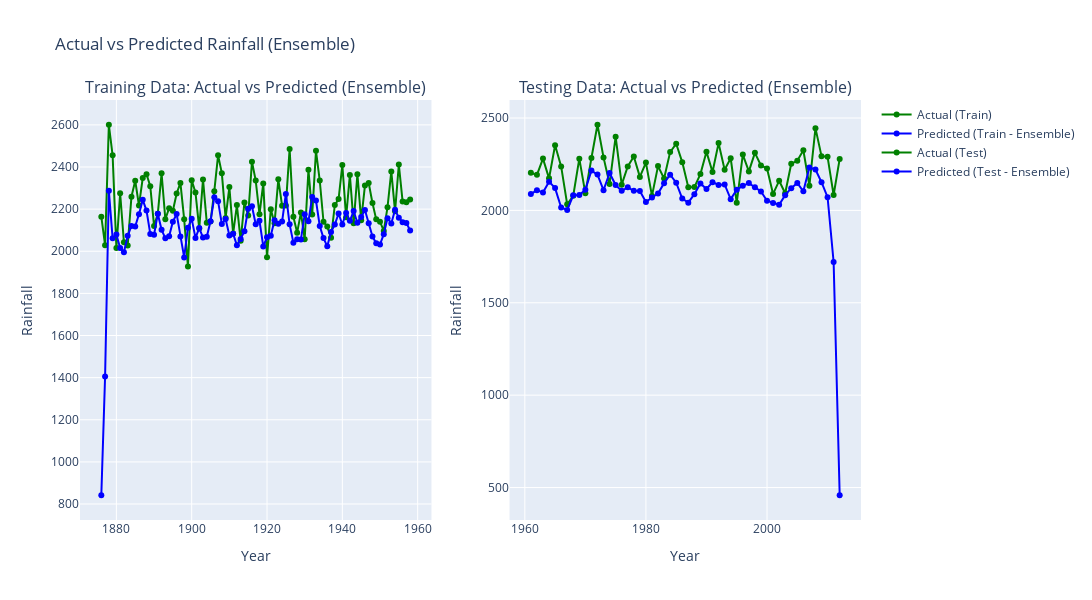

Notebook code cell kept with this figure:
### Code cell
import numpy as np
import pandas as pd
import matplotlib.pyplot as plt

# Create a range of years for training and testing
train_years = np.arange(1876, 1876 + 83)  # Training data for 83 entries
test_years = np.arange(1961, 1961 + 52)   # Testing data for 52 entries

# Pad the prediction arrays to align their lengths for training (83 entries)
bp1_pred_train = bp1_predictions_train.flatten()[:83] 
bp2_pred_train = bp2_predictions_train.flatten()[:83]
bp3_pred_train = np.concatenate([np.zeros(1), bp3_predictions_train.flatten()])[:83]  # Pad with 1 zero
bp4_pred_train = np.concatenate([np.zeros(2), bp4_predictions_train.flatten()])[:83]  # Pad with 2 zeros
bp5_pred_train = np.concatenate([np.zeros(2), bp5_predictions_train.flatten()])[:83]  # Pad with 2 zeros

# Create the ensemble for training by averaging the predictions
ensemble_train = np.mean([bp1_pred_train, bp2_pred_train,bp3_pred_train,bp4_pred_train,bp5_pred_train], axis=0)

# Store the training predictions and actual values in a DataFrame
df_train = pd.DataFrame({
    'Year': train_years,
    'Actual': bp1_actual_train.flatten()[:83],  # Assuming all models have the same actual values
    'BP1': bp1_pred_train,
    'BP2': bp2_pred_train,
    'BP3': bp3_pred_train,
    'BP4': bp4_pred_train,
    'BP5': bp5_pred_train,
    'Ensemble': ensemble_train
})

# Pad the prediction arrays to align their lengths for testing (52 entries)
bp1_pred_test = bp1_predictions_test.flatten()[:52]
bp2_pred_test = np.concatenate([bp2_predictions_test.flatten(), np.zeros(1)])[:52]  # Pad with 1 zero
bp3_pred_test = np.concatenate([bp3_predictions_test.flatten(), np.zeros(1)])[:52]  # Pad with 1 zero
bp4_pred_test = np.concatenate([bp4_predictions_test.flatten(), np.zeros(1)])[:52]  # Pad with 1 zero
bp5_pred_test = np.concatenate([bp5_predictions_test.flatten(), np.zeros(2)])[:52]  # Pad with 2 zeros

# Create the ensemble for testing by averaging the predictions
ensemble_test = np.mean([bp1_pred_test, bp2_pred_test,bp3_pred_test,bp4_pred_test,bp5_pred_test], axis=0)

# Store the testing predictions and actual values in a DataFrame
df_test = pd.DataFrame({
    'Year': test_years,
    'Actual': bp1_actual_test.flatten()[:52],
    'BP1': bp1_pred_test,
    'BP2': bp2_pred_test,
    'BP3': bp3_pred_test,
    'BP4': bp4_pred_test,
    'BP5': bp5_pred_test,
    'Ensemble': ensemble_test
})

# Function to calculate statistics: Mean, RMSE, Std Dev, CC, PP
def calculate_statistics(actual, predicted):
    mean_act = np.mean(actual)
    mean_pred = np.mean(predicted)
    rmse = np.sqrt(np.mean((predicted - actual) ** 2))
    std_act = np.std(actual)
    std_pred = np.std(predicted)
    cc = np.corrcoef(predicted.values.flatten(), actual.values.flatten())[0, 1]
    pp = 100 * (mean_act - mean_pred) / mean_act
    return mean_act, mean_pred, rmse, std_act, std_pred, cc, pp

# Calculate statistics for training data (ensemble)
mean_act_train, mean_pred_train, rmse_train, std_act_train, std_pred_train, cc_train, pp_train = calculate_statistics(df_train['Actual'], df_train['Ensemble'])

# Calculate statistics for testing data (ensemble)
mean_act_test, mean_pred_test, rmse_test, std_act_test, std_pred_test, cc_test, pp_test = calculate_statistics(df_test['Actual'], df_test['Ensemble'])

# Output statistics for training data
print("Training Data Statistics (Ensemble):")
print(f"Mean Observed: {mean_act_train}")
print(f"Mean Predicted: {mean_pred_train}")
print(f"Root Mean Squared Error (RMSE): {rmse_train}")
print(f"Standard Deviation Observed: {std_act_train}")
print(f"Standard Deviation Predicted: {std_pred_train}")
print(f"Correlation Coefficient (CC): {cc_train}")
print(f"Percentage Bias (PP): {pp_train}%")

# Output statistics for testing data
print("\nTesting Data Statistics (Ensemble):")
print(f"Mean Observed: {mean_act_test}")
print(f"Mean Predicted: {mean_pred_test}")
print(f"Root Mean Squared Error (RMSE): {rmse_test}")
print(f"Standard Deviation Observed: {std_act_test}")
print(f"Standard Deviation Predicted: {std_pred_test}")
print(f"Correlation Coefficient (CC): {cc_test}")
print(f"Percentage Bias (PP): {pp_test}%")

# Plotting Actual vs Predicted for Training (Ensemble)
fig = make_subplots(rows=1, cols=2, subplot_titles=("Training Data: Actual vs Predicted (Ensemble)", "Testing Data: Actual vs Predicted (Ensemble)"))

# Training Data: Actual vs Predicted
fig.add_trace(
    go.Scatter(
        x=df_train['Year'],
        y=df_train['Actual'],
        mode='lines+markers',
        name='Actual (Train)',
        line=dict(color='green')
    ),
    row=1, col=1
)
fig.add_trace(
    go.Scatter(
        x=df_train['Year'],
        y=df_train['Ensemble'],
        mode='lines+markers',
        name='Predicted (Train - Ensemble)',
        line=dict(color='blue')
    ),
    row=1, col=1
)

# Testing Data: Actual vs Predicted
fig.add_trace(
    go.Scatter(
        x=df_test['Year'],
        y=df_test['Actual'],
        mode='lines+markers',
        name='Actual (Test)',
        line=dict(color='green')
    ),
    row=1, col=2
)
fig.add_trace(
    go.Scatter(
        x=df_test['Year'],
        y=df_test['Ensemble'],
        mode='lines+markers',
        name='Predicted (Test - Ensemble)',
        line=dict(color='blue')
    ),
    row=1, col=2
)

# Update layout for titles and axis labels
fig.update_layout(
    height=600, width=1200,
    title_text="Actual vs Predicted Rainfall (Ensemble)",
    showlegend=True
)

fig.update_xaxes(title_text="Year", row=1, col=1)
fig.update_xaxes(title_text="Year", row=1, col=2)
fig.update_yaxes(title_text="Rainfall", row=1, col=1)
fig.update_yaxes(title_text="Rainfall", row=1, col=2)

# Display the figure
fig.show()

### Figure 1 — Plotly figure (JSON) as saved in the notebook; plotly's stock layout.template omitted (floating-point values rounded to 4 significant figures)
{"data": [{"line": {"color": "green"}, "mode": "lines+markers", "name": "Actual (Train)", "type": "scatter", "x": [1876, 1877, 1878, 1879, 1880, 1881, 1882, 1883, 1884, 1885, 1886, 1887, 1888, 1889, 1890, 1891, 1892, 1893, 1894, 1895, 1896, 1897, 1898, 1899, 1900, 1901, 1902, 1903, 1904, 1905, 1906, 1907, 1908, 1909, 1910, 1911, 1912, 1913, 1914, 1915, 1916, 1917, 1918, 1919, 1920, 1921, 1922, 1923, 1924, 1925, 1926, 1927, 1928, 1929, 1930, 1931, 1932, 1933, 1934, 1935, 1936, 1937, 1938, 1939, 1940, 1941, 1942, 1943, 1944, 1945, 1946, 1947, 1948, 1949, 1950, 1951, 1952, 1953, 1954, 1955, 1956, 1957, 1958], "xaxis": "x", "y": [2164.0, 2029.0, 2601.0, 2455.0, 2016.0, 2276.0, 2043.0, 2027.0, 2259.0, 2335.0, 2217.0, 2347.0, 2366.0, 2309.0, 2120.0, 2178.0, 2370.0, 2152.0, 2204.0, 2192.0, 2274.0, 2324.0, 2152.0, 1927.0, 2337.0, 2279.0, 2108.0, 2341.0, 2136.0, 2141.0, 2285.0, 2455.0, 2371.0, 2158.0, 2305.0, 2084.0, 2219.0, 2050.0, 2232.0, 2170.0, 2425.0, 2336.0, 2175.0, 2322.0, 1971.0, 2199.0, 2133.0, 2341.0, 2217.0, 2218.0, 2486.0, 2164.0, 2088.0, 2183.0, 2057.0, 2387.0, 2175.0, 2477.0, 2336.0, 2140.0, 2117.0, 2064.0, 2219.0, 2248.0, 2410.0, 2161.0, 2362.0, 2132.0, 2366.0, 2148.0, 2312.0, 2324.0, 2229.0, 2151.0, 2140.0, 2097.0, 2209.0, 2379.0, 2190.0, 2412.0, 2237.0, 2232.0, 2246.0], "yaxis": "y"}, {"line": {"color": "blue"}, "mode": "lines+markers", "name": "Predicted (Train - Ensemble)", "type": "scatter", "x": [1876, 1877, 1878, 1879, 1880, 1881, 1882, 1883, 1884, 1885, 1886, 1887, 1888, 1889, 1890, 1891, 1892, 1893, 1894, 1895, 1896, 1897, 1898, 1899, 1900, 1901, 1902, 1903, 1904, 1905, 1906, 1907, 1908, 1909, 1910, 1911, 1912, 1913, 1914, 1915, 1916, 1917, 1918, 1919, 1920, 1921, 1922, 1923, 1924, 1925, 1926, 1927, 1928, 1929, 1930, 1931, 1932, 1933, 1934, 1935, 1936, 1937, 1938, 1939, 1940, 1941, 1942, 1943, 1944, 1945, 1946, 1947, 1948, 1949, 1950, 1951, 1952, 1953, 1954, 1955, 1956, 1957, 1958], "xaxis": "x", "y": [841.7, 1406.0, 2288.0, 2061.0, 2080.0, 2016.0, 1995.0, 2073.0, 2120.0, 2118.0, 2176.0, 2244.0, 2193.0, 2082.0, 2078.0, 2178.0, 2102.0, 2062.0, 2071.0, 2140.0, 2177.0, 2070.0, 1971.0, 2112.0, 2154.0, 2063.0, 2110.0, 2065.0, 2069.0, 2142.0, 2256.0, 2238.0, 2129.0, 2153.0, 2075.0, 2083.0, 2028.0, 2059.0, 2095.0, 2202.0, 2214.0, 2128.0, 2145.0, 2023.0, 2066.0, 2074.0, 2148.0, 2131.0, 2141.0, 2272.0, 2128.0, 2041.0, 2057.0, 2055.0, 2175.0, 2142.0, 2258.0, 2241.0, 2120.0, 2063.0, 2023.0, 2092.0, 2127.0, 2179.0, 2127.0, 2182.0, 2144.0, 2191.0, 2135.0, 2162.0, 2196.0, 2133.0, 2070.0, 2038.0, 2032.0, 2081.0, 2157.0, 2132.0, 2197.0, 2159.0, 2138.0, 2135.0, 2098.0], "yaxis": "y"}, {"line": {"color": "green"}, "mode": "lines+markers", "name": "Actual (Test)", "type": "scatter", "x": [1961, 1962, 1963, 1964, 1965, 1966, 1967, 1968, 1969, 1970, 1971, 1972, 1973, 1974, 1975, 1976, 1977, 1978, 1979, 1980, 1981, 1982, 1983, 1984, 1985, 1986, 1987, 1988, 1989, 1990, 1991, 1992, 1993, 1994, 1995, 1996, 1997, 1998, 1999, 2000, 2001, 2002, 2003, 2004, 2005, 2006, 2007, 2008, 2009, 2010, 2011, 2012], "xaxis": "x2", "y": [2204.0, 2192.0, 2280.0, 2173.0, 2353.0, 2238.0, 2033.0, 2079.0, 2280.0, 2092.0, 2284.0, 2463.0, 2287.0, 2143.0, 2399.0, 2139.0, 2238.0, 2292.0, 2181.0, 2259.0, 2078.0, 2240.0, 2172.0, 2315.0, 2360.0, 2261.0, 2125.0, 2126.0, 2197.0, 2317.0, 2208.0, 2364.0, 2220.0, 2282.0, 2041.0, 2302.0, 2211.0, 2311.0, 2243.0, 2227.0, 2089.0, 2160.0, 2093.0, 2253.0, 2268.0, 2325.0, 2133.0, 2445.0, 2294.0, 2290.0, 2083.0, 2278.0], "yaxis": "y2"}, {"line": {"color": "blue"}, "mode": "lines+markers", "name": "Predicted (Test - Ensemble)", "type": "scatter", "x": [1961, 1962, 1963, 1964, 1965, 1966, 1967, 1968, 1969, 1970, 1971, 1972, 1973, 1974, 1975, 1976, 1977, 1978, 1979, 1980, 1981, 1982, 1983, 1984, 1985, 1986, 1987, 1988, 1989, 1990, 1991, 1992, 1993, 1994, 1995, 1996, 1997, 1998, 1999, 2000, 2001, 2002, 2003, 2004, 2005, 2006, 2007, 2008, 2009, 2010, 2011, 2012], "xaxis": "x2", "y": [2088.0, 2109.0, 2096.0, 2156.0, 2121.0, 2015.0, 2002.0, 2082.0, 2083.0, 2112.0, 2215.0, 2194.0, 2109.0, 2202.0, 2137.0, 2106.0, 2125.0, 2106.0, 2105.0, 2045.0, 2070.0, 2092.0, 2147.0, 2194.0, 2150.0, 2064.0, 2042.0, 2088.0, 2146.0, 2116.0, 2153.0, 2138.0, 2140.0, 2061.0, 2112.0, 2133.0, 2148.0, 2126.0, 2103.0, 2052.0, 2040.0, 2030.0, 2082.0, 2120.0, 2148.0, 2103.0, 2232.0, 2221.0, 2152.0, 2071.0, 1721.0, 458.4], "yaxis": "y2"}], "layout": {"annotations": [{"font": {"size": 16}, "showarrow": false, "text": "Training Data: Actual vs Predicted (Ensemble)", "x": 0.225, "xanchor": "center", "xref": "paper", "y": 1, "yanchor": "bottom", "yref": "paper"}, {"font": {"size": 16}, "showarrow": false, "text": "Testing Data: Actual vs Predicted (Ensemble)", "x": 0.775, "xanchor": "center", "xref": "paper", "y": 1, "yanchor": "bottom", "yref": "paper"}], "height": 600, "showlegend": true, "title": {"text": "Actual vs Predicted Rainfall (Ensemble)"}, "width": 1200, "xaxis": {"anchor": "y", "autorange": true, "domain": [0, 0.45], "range": [1870.0, 1964.0], "title": {"text": "Year"}, "type": "linear"}, "xaxis2": {"anchor": "y2", "autorange": true, "domain": [0.55, 1], "range": [1958.0, 2015.0], "title": {"text": "Year"}, "type": "linear"}, "yaxis": {"anchor": "x", "autorange": true, "domain": [0, 1], "range": [724.2, 2718.0], "title": {"text": "Rainfall"}, "type": "linear"}, "yaxis2": {"anchor": "x2", "autorange": true, "domain": [0, 1], "range": [324.5, 2597.0], "title": {"text": "Rainfall"}, "type": "linear"}}}
